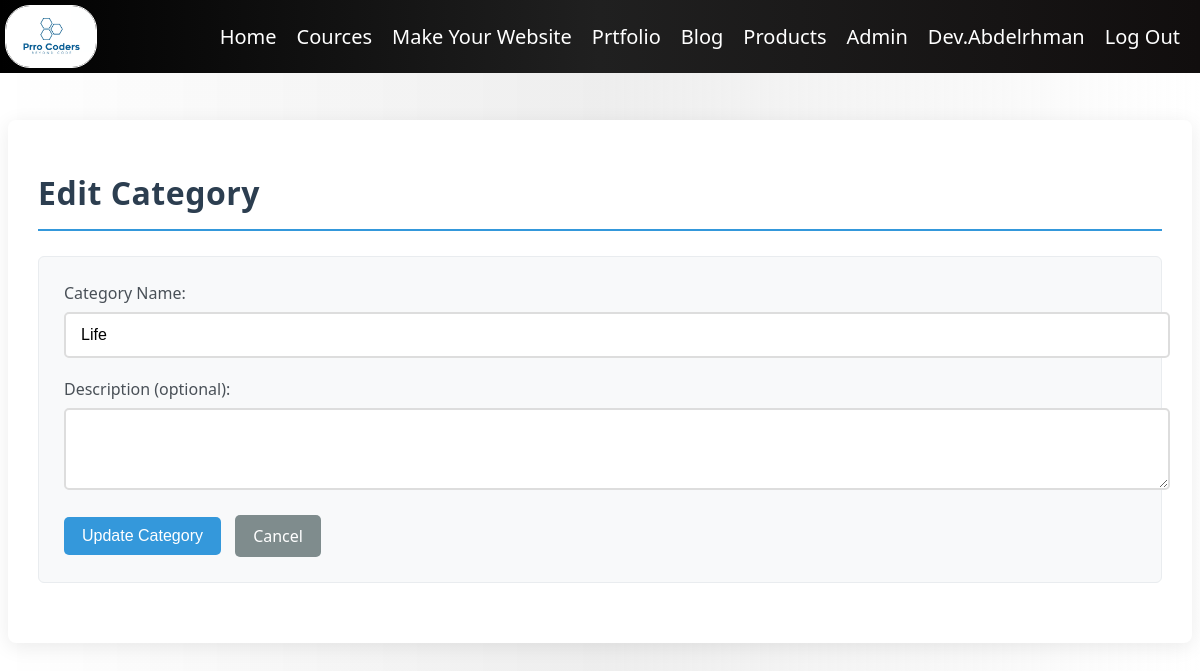
Before: /blog/category/7/edit/ (signed in) with the older database file.
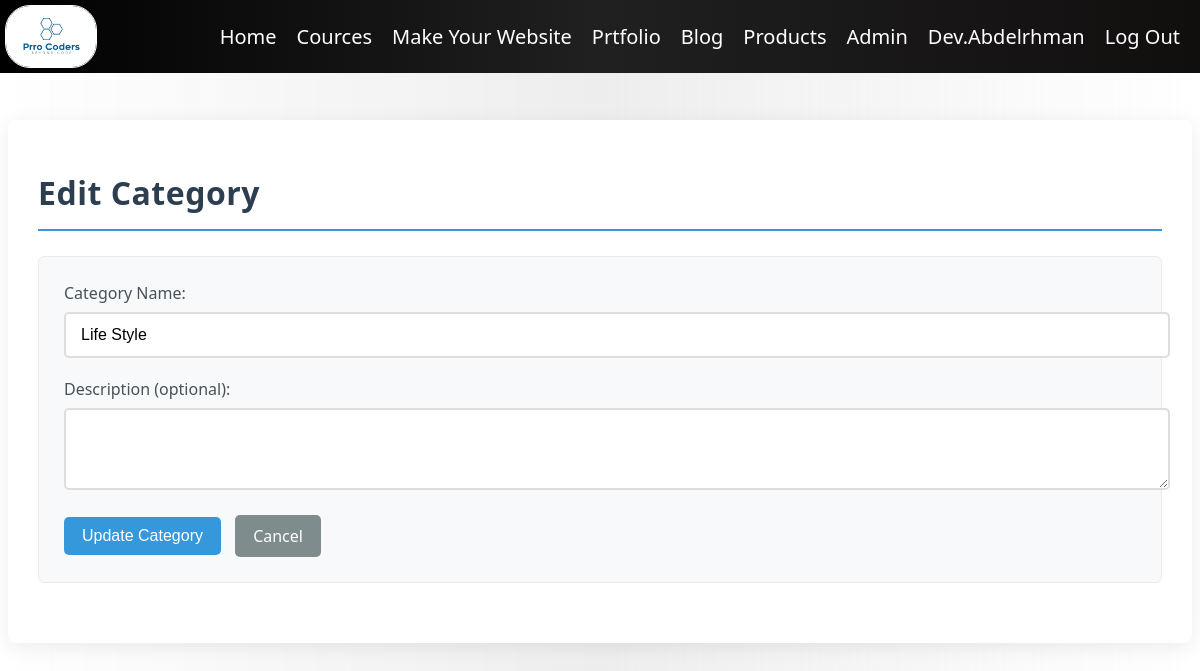
After: the same page with the newer database file.
### blog/models.py (models this page shows, shortened)
class Category(models.Model):
    name = models.CharField(max_length=100)
    slug = models.SlugField(unique=True)
    description = models.TextField(blank=True)
    class Meta:
        verbose_name_plural = "Categories"
        ordering = ['name']

### blog/views.py (the view)
# urls.py: path('category/<int:category_id>/edit/', views.category_edit, name='category_edit'),
@login_required
@user_passes_test(is_staff_user)
def category_edit(request, category_id):
    category = get_object_or_404(Category, id=category_id)
    return render(request, 'blog/category_edit.html', {
        'category': category
    })

### blog/views.py (called while the page is built)
def is_staff_user(user):
    return user.is_staff or user.is_superuser

### templates/blog/category_edit.html (shortened to what this page needs)
{% extends "layout.html" %}
{% block body %}
<div class="category-edit">
    <h1>Edit Category</h1>
    <div class="category-form">
        <form method="post" action="{% url 'blog:category_update' category.id %}">
            <div class="form-group">
                <label for="name">Category Name:</label>
                <input type="text" id="name" name="name" value="{{ category.name }}" required>
            </div>
            <div class="form-group">
                <label for="description">Description (optional):</label>
                <textarea id="description" name="description" rows="3">{{ category.description }}</textarea>
            </div>
            <button type="submit" class="btn btn-primary">Update Category</button>
            <a href="{% url 'blog:manage_categories' %}" class="btn btn-secondary">Cancel</a>
        </form>
    </div>
</div>
{% endblock body %}

Changed rows visible on the page:
changed Category: name "Life" → "Life Style"
